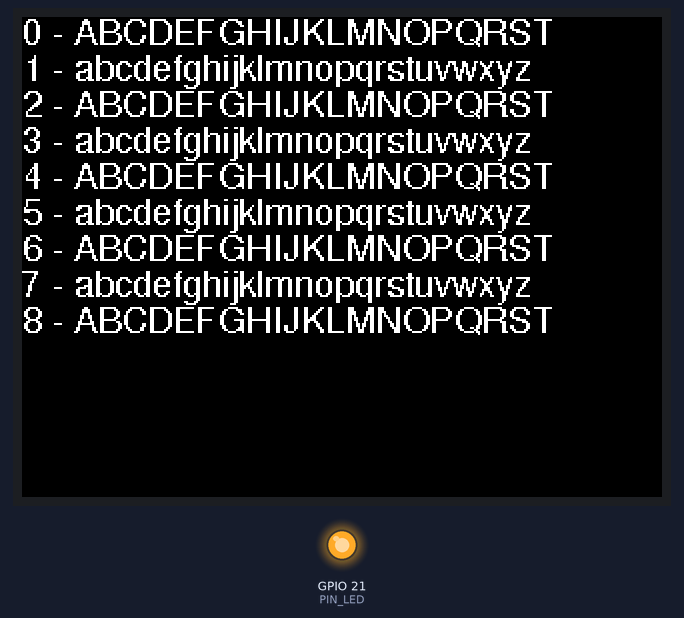
A sketch run on a simulated ESP32. Parts: 320×240 colour display, output pins drawn as LEDs (lit = HIGH). What the sketch prints to the serial monitor is not drawn.

Above: at 2.4 s.
At 7.5 s:
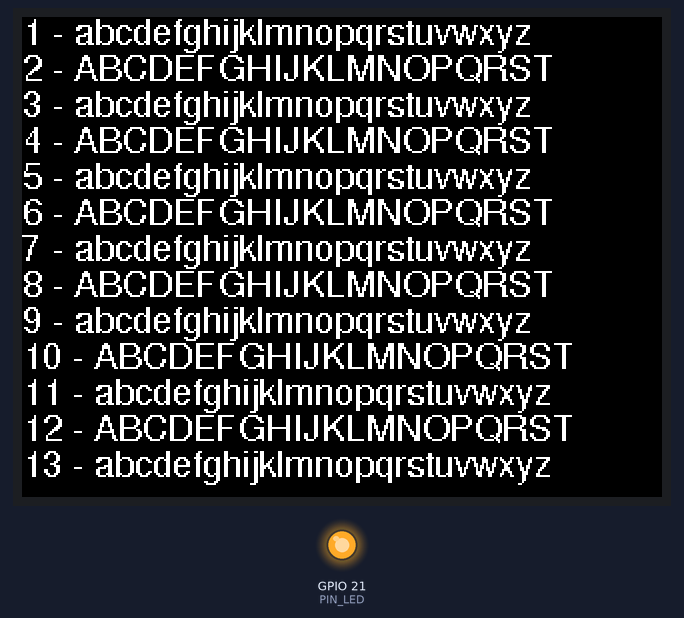
At 12.0 s:
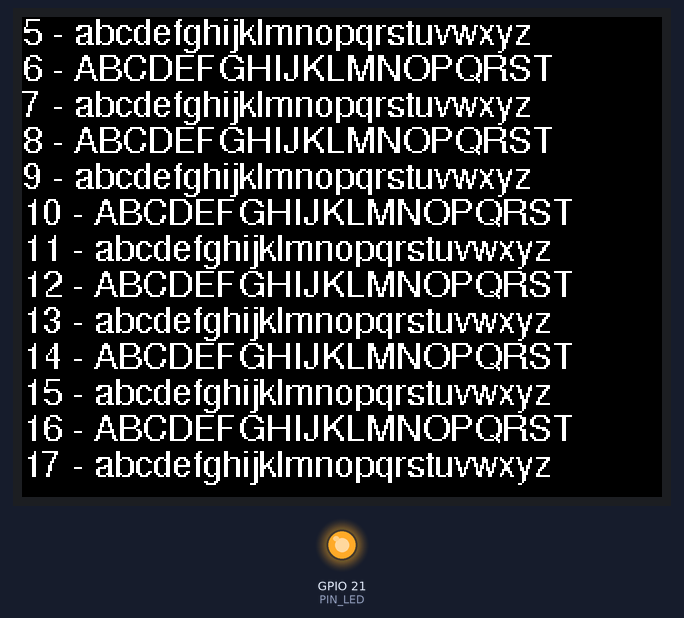
At 20.9 s:
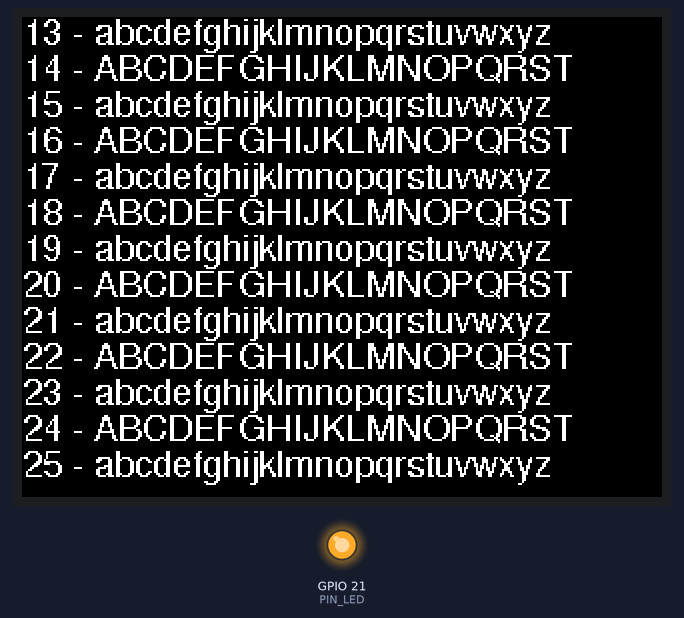
At 29.9 s:
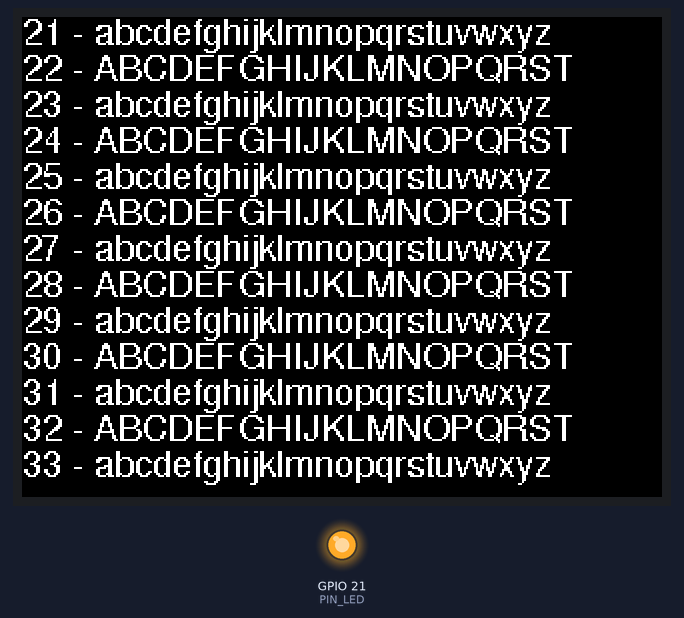
At 38.8 s:
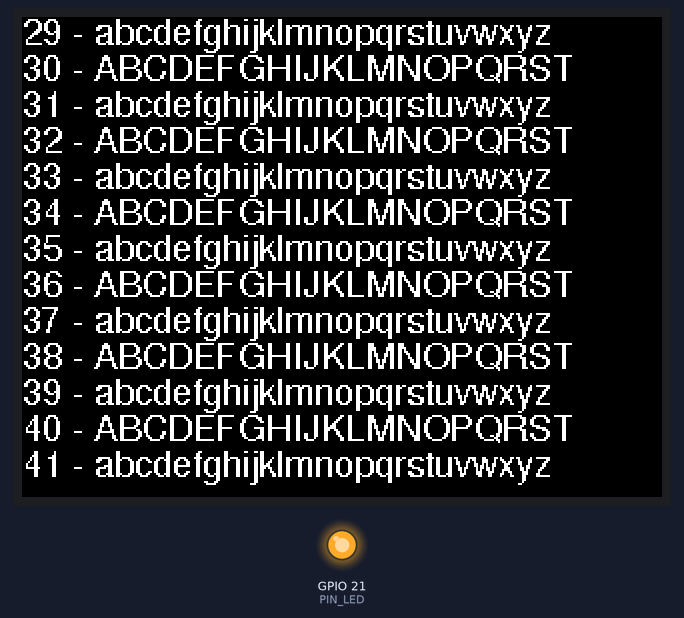

Measured:
- what the display in image 0 shows lasts 1.0 s, from 2.3 s to 3.3 s
- what the display in image 1 shows lasts 1.1 s, from 7.5 s to 8.6 s

The sketch:

Console.ino
```cpp
//----------------------------------------------------------------------
// Console
// -------
// Test the CYD console class
//----------------------------------------------------------------------
#include "CYDConsole.h"

CYDConsole con;

void setup() {
  Serial.begin(115200);
  delay(2000);
  Serial.println("Starting console test");

  con.init();
  Serial.printf("Console has %d lines\n", con.maxLines());
}

void loop() {
  static int counter = 0;

  // Generate a random string
  if (counter % 2 == 0)
    con.printf("%d - ABCDEFGHIJKLMNOPQRST", counter);
  else
    con.printf("%d - abcdefghijklmnopqrstuvwxyz", counter);
  counter++;

  if (counter >= 9)
    delay(1000);
}
```

CYDConsole.cpp
```cpp
//----------------------------------------------------------------------
// CYDConsole
// ==========
// Class to implement a simple scrolling console on a CYD
//----------------------------------------------------------------------
// Use this define to select the TFT_eSPI library. If this is not defined
// the ArduinoGFX library is used instead.
#define UseTFT_eSPI

// Choose the graphics library
#ifdef UseTFT_eSPI
#include <TFT_eSPI.h>
// TFT_eSPI uses the setFreeFont() function instead of setFont() for the free fonts
#define setFont setFreeFont
#else
#include <SPI.h>
#include <Adafruit_GFX.h>
#include <Adafruit_ILI9341.h>
#endif

#include <CYDConsole.h>

// Set the font used for the console
#ifndef UseTFT_eSPI
#include <Fonts/FreeSans9pt7b.h>
#endif
#define CONSOLE_FONT &FreeSans9pt7b

// Screen size
#define SCREEN_WIDTH 320
#define SCREEN_DEPTH 240

// Colours
#define COL_BACK ILI9341_BLACK
#define COL_FORE ILI9341_WHITE

// Backlight pin
#define PIN_LED 21

// Create the global display object
#ifdef UseTFT_eSPI
TFT_eSPI tft = TFT_eSPI();
#else
#define TFT_CS   15
#define TFT_DC    2
#define TFT_RST  -1
SPIClass tftSPI = SPIClass(HSPI);
Adafruit_ILI9341 tft = Adafruit_ILI9341(&tftSPI, TFT_DC, TFT_CS, TFT_RST);
#endif

//----------------------------------------------------------------------
// GetGFXFontMetrics
// -----------------
// Function to examine a GFX font and determine the number of pixels
// needed to display the characters.
//----------------------------------------------------------------------
void GetGFXFontMetrics(const GFXfont* f, int* LineDepth, int* CharDepth, int* Descender) {
  // The line depth is the vertical space moved by \n and it's directly in the font
  if (LineDepth)
    *LineDepth = f->yAdvance;

  // To get the character depth we need to scan all the characters
  // Go through the character glyphs array to find the spacing and
  // descender size;
  int char_depth = 0, descender = 0;
  int num_chars = f->last - f->first + 1;

  for (int i = 0; i < num_chars; i++) {
    // This is the pixels above the base
    int depth = -f->glyph[i].yOffset;
    if (depth > char_depth)
      char_depth = depth;

    // This is the pixels below the base i.e. the descender size
    int desc = f->glyph[i].height + f->glyph[i].yOffset;
    if (desc > descender)
      descender = desc;
  }

  // Finally add the descender size to the max offset to get the total character depth
  char_depth += descender;

  // And return the values
  if (CharDepth)
    *CharDepth = char_depth;
  if (Descender)
    *Descender = descender;
}

CYDConsole::CYDConsole() {
  // Start at the top of the screen
  cur_line = 0;
  // Current buffer position
  console_buf_pos = 0;
}

void CYDConsole::init() {
  static bool initialised = false;
  if (initialised)
    return;

  // Get the font size
  GetGFXFontMetrics(CONSOLE_FONT, NULL, &font_depth, &font_descender);
  max_lines = SCREEN_DEPTH/font_depth;

  // Turn the backlight on
  pinMode(PIN_LED, OUTPUT);
  digitalWrite(PIN_LED, HIGH);

  // Initialise the display
#ifdef UseTFT_eSPI
  tft.init();
  tft.setRotation(3);
#else
  tft.begin();
  tft.setRotation(0);
#endif

  // Clear the screen before writing to it
  tft.fillScreen(COL_BACK);
  tft.setTextColor(COL_FORE);
  tft.setFont(CONSOLE_FONT);
  tft.setCursor(0, 0);

  // Start at the top of the screen
  cur_line = 0;
}

void CYDConsole::printf(const char* Format, ...) {
  // Format the message
  char s[256];
  va_list ap;
  va_start(ap, Format);
  vsnprintf(s, 256, Format, ap);
  va_end(ap);

  // And copy it into the screen buffer
  strlcpy(console_buf[console_buf_pos++], s, CONSOLE_BUF_LEN);
  if (console_buf_pos >= max_lines)
    console_buf_pos = 0;

  // If necessary scroll the screen up
  if (cur_line == max_lines) {
    for (int i = 0; i < max_lines-1; i++) {
      int line = (i + console_buf_pos) % max_lines;
      tft.fillRect(0, i*font_depth, SCREEN_WIDTH, font_depth, COL_BACK);
      tft.setCursor(0, (i+1)*font_depth - font_descender);
      tft.print(console_buf[line]);
    }
    cur_line--;
  }
  // Display the message
  tft.fillRect(0, cur_line*font_depth, SCREEN_WIDTH, font_depth, COL_BACK);
  tft.setCursor(0, (cur_line+1)*font_depth - font_descender);
  tft.print(s);
  cur_line++;
}
```

CYDConsole.h
```cpp
//----------------------------------------------------------------------
// CYDConsole
// ==========
// Class to implement a simple scrolling console on a CYD
//----------------------------------------------------------------------
#ifndef __CYDCONSOLE_INC__
#define __CYDCONSOLE_INC__

// Screen buffer string length
#define CONSOLE_BUF_LEN    256

class CYDConsole {
  public:
    CYDConsole();
    void init();
    void printf(const char* s, ...);

    // getters
    int maxLines() const { return max_lines; }

  private:
    int font_depth, font_descender;
    int max_lines;
    int cur_line;
    int console_buf_pos;
    char console_buf[25][CONSOLE_BUF_LEN];
};

#endif // __CYDCONSOLE_INC__
```
